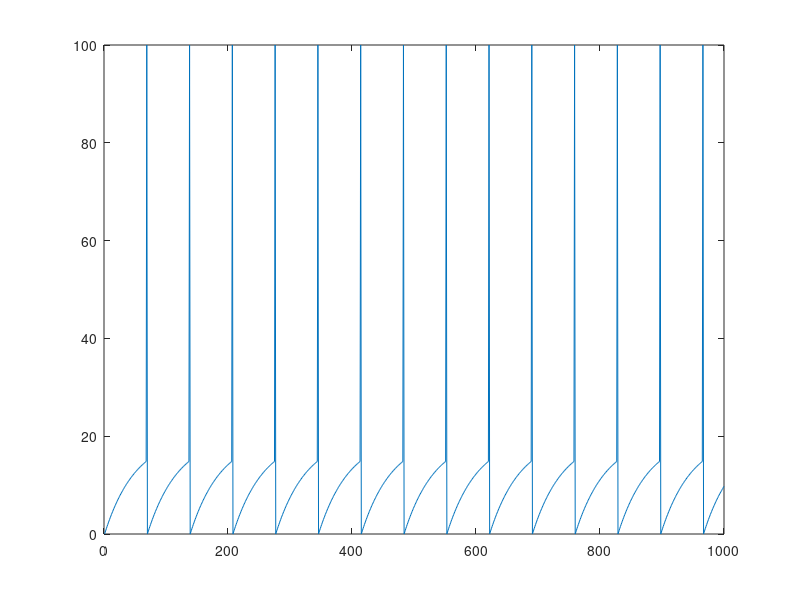

Reproduce this figure in MATLAB. (Note: this script raises an error after producing the figure.)
%% part a
clc
clear;
close all;

dt = 0.0001;
tSim = 0.1;
vr = 0;
Vth = 15;
RI = 20;
v = zeros(1,tSim/dt);
taw_m = 0.005;

for i = 1:(tSim/dt)-1
    
   dv =  (dt*(-v(i)+RI))/taw_m;
   v(i+1) = v(i)+dv;
   if v(i+1) >= Vth
      v(i) = 100;
      v(i+1) = vr; 
   end
    
end
plot(v)

%% part c
clc
clear;
close all;
k = 8;
dt = 1e-4;
fr = 500;
% Vth = 30;
Vth = 20e-3;
Vr = -30e-3;
% Vr = 0;
tsim = 5;
taw_m = 5e-3;
t_peak = 1.5e-3;
[spikeMat,tVec] = poissonSpikeGen(fr,tsim,1,dt);
delta_index = find(spikeMat);
% delta_index_k = delta_index(1:k);
% t0 = delta_index_k(end)*dt;
% v =@(t) vr*exp(-(t-t0)/taw_m)+(R/taw_m)*sum()
run lambda_functions
%
t = 0:dt:tsim-dt;
t0 = 0;
v = zeros(size(t));
Is = 20* t.*exp(-t/t_peak);
Is = Is(1:200);
I = filter(Is,1,spikeMat);
% I = conv(Is,spikeMat);
R = 1;numberOfFiring = 0; 

start_idx = 1;
for i = 1:length(t)
    initial = Vr*exp(-(t(i) - t0)/taw_m);
    sumation = 0;
%     s = 0;
    for s = 0:dt:(t(i)-t0)
        idx = 1+round((t(i)-s)/dt);
        sumation = sumation + exp(-s/taw_m).*I(idx) * dt; 
    end
    v(i) = initial + R/taw_m * sumation;
    if(v(i) >= Vth)
        v(i) = 0.45 ;
        t0 = t(i+1);
        
        numberOfFiring = numberOfFiring + 1;
        integrate_index(numberOfFiring) = i;
        end_idx = i;
        integrate_mat(numberOfFiring) = sum(spikeMat(start_idx:end_idx));
        start_idx = i;         
    end
end
v = v - 50e-3;
%
figure;
subplot(4,1,1:3);
hold on;
plot(t,v, t,Vth*ones(size(t))-50e-3,'r', t,zeros(size(t))-50e-3,'y');
plotts(I-50e-3,dt,'g')

subplot(414);
plot((0:length(spikeMat)-1)*dt, 0.1*spikeMat,'color',[0,0,0]+0.9);
hold on;plotts(I,dt,'g'); 

figure; histogram(integrate_mat);
%% 

clc
clear;
close all;
k = 8;
dt = 1e-4;
fr = 500;
% Vth = 30;
Vth = 20e-3;
Vr = -30e-3;
% Vr = 0;
tsim = 5;
taw_m = 5e-3;
t_peak = 1.5e-3;
[spikeMat,tVec] = poissonSpikeGen(fr,tsim,1,dt);
delta_index = find(spikeMat);
% delta_index_k = delta_index(1:k);
% t0 = delta_index_k(end)*dt;
% v =@(t) vr*exp(-(t-t0)/taw_m)+(R/taw_m)*sum()
run lambda_functions
%
t = 0:dt:tsim-dt;
t0 = 0;
v = zeros(size(t));
Is = 20* t.*exp(-t/t_peak);
Is = Is(1:200);
I = filter(Is,1,spikeMat);
% I = conv(Is,spikeMat);
R = 1;numberOfFiring = 0; 

start_idx = 1;
for i = 1:length(t)
    initial = Vr*exp(-(t(i) - t0)/taw_m);
    sumation = 0;
%     s = 0;
    for s = 0:dt:(t(i)-t0)
        idx = 1+round((t(i)-s)/dt);
        sumation = sumation + exp(-s/taw_m).*I(idx) * dt; 
    end
    v(i) = initial + R/taw_m * sumation;
    if(v(i) >= Vth)
        v(i) = 0.45 ;
        t0 = t(i+1);
        
        numberOfFiring = numberOfFiring + 1;
        integrate_index(numberOfFiring) = i;
        end_idx = i;
        integrate_mat(numberOfFiring) = sum(spikeMat(start_idx:end_idx));
        start_idx = i;         
    end
end
v = v - 50e-3;
%
figure;
subplot(4,1,1:3);
hold on;
plot(t,v, t,Vth*ones(size(t))-50e-3,'r', t,zeros(size(t))-50e-3,'y');
plotts(I-50e-3,dt,'g')

subplot(414);
plot((0:length(spikeMat)-1)*dt, 0.1*spikeMat,'color',[0,0,0]+0.9);
hold on;plotts(I,dt,'g'); 

figure; histogram(integrate_mat);


